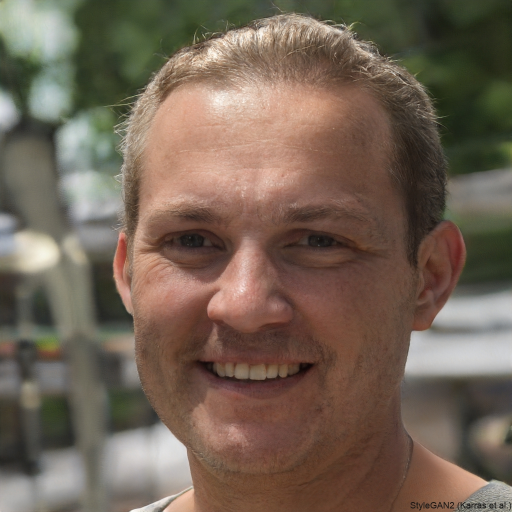
#> input picture entrenamiento/1.jpg, 1024 x 1024 px (shown at 1/2 size); its folder holds only this picture in this run
$ python '008-Entrenar a partir de un conjunto de imagenes.py'
#> lines starting #> are read from the running program, lines starting #| are printed output that depends on the picture
from PIL import Image
import os

carpeta = 'entrenamiento'

# List all files in the folder
archivos = os.listdir(carpeta)

# Loop through each file
for archivo in archivos:
    imagen = Image.open(carpeta+"/"+archivo)
#> imagen is the input picture: PIL image 1024x1024 RGB; mean R, G, B 115.1, 98.9, 84.5
    pixeles = imagen.load()

    paso = 64
    incremento = 16
    pasopequeno = int(paso/8)


    for x in range(0,1024,incremento):
        for y in range(0,1024,incremento):
            coordenadas = (x,y,x+paso,y+paso)
            trozo = imagen.crop(coordenadas)

            tamanopequeno = (pasopequeno,pasopequeno)
            pequeno = trozo.resize(tamanopequeno)
            cadena = ""
            for x2 in range(0,pasopequeno):
                for y2 in range(0,pasopequeno):
                    if pequeno.load()[x2,y2][0] < 127:
                        cadena += "0"
                    else:
                        cadena += "1"
            try:
                trozo.save("trozos/grandes/"+cadena+".jpg")
                pequeno.save("trozos/pequenos/"+cadena+".jpg")
                pequeno.close()
            except:
                print("da error pero continuo")
#> this loop made 64 passes
#> pass 1, `trozo.save("trozos/grandes/"+cadena+".jpg")`:
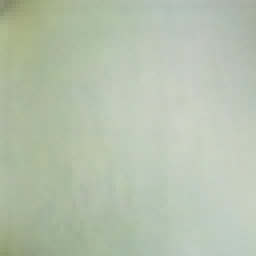
#> saved as 1111111111111111111111111111111111111111111111111111111111111111.jpg: PIL image 64x64 RGB (shown 4 times larger); mean R, G, B 181.4, 193.3, 173.8
#> pass 1, `trozo.save("trozos/grandes/"+cadena+".jpg")`:
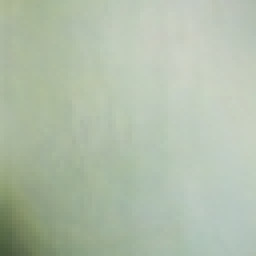
#> saved as 1111111011111111111111111111111111111111111111111111111111111111.jpg: PIL image 64x64 RGB (shown 4 times larger); mean R, G, B 177, 190, 170.5
#> pass 1, `trozo.save("trozos/grandes/"+cadena+".jpg")`:
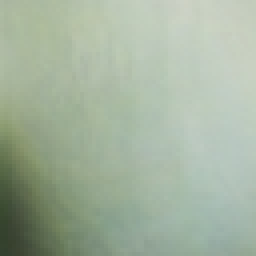
#> saved as 1111100011111100111111101111111111111111111111111111111111111111.jpg: PIL image 64x64 RGB (shown 4 times larger); mean R, G, B 163.7, 178.8, 158.9
#> pass 1, `trozo.save("trozos/grandes/"+cadena+".jpg")`:
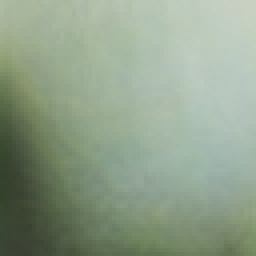
#> saved as 1110000011110000111110001111110011111110111111101111111011111110.jpg: PIL image 64x64 RGB (shown 4 times larger); mean R, G, B 143.7, 159.7, 138.6
#> after the loop:
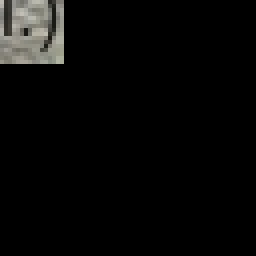
#> trozo: PIL image 64x64 RGB (shown 4 times larger); mean R, G, B 8.3, 8.3, 7.7
